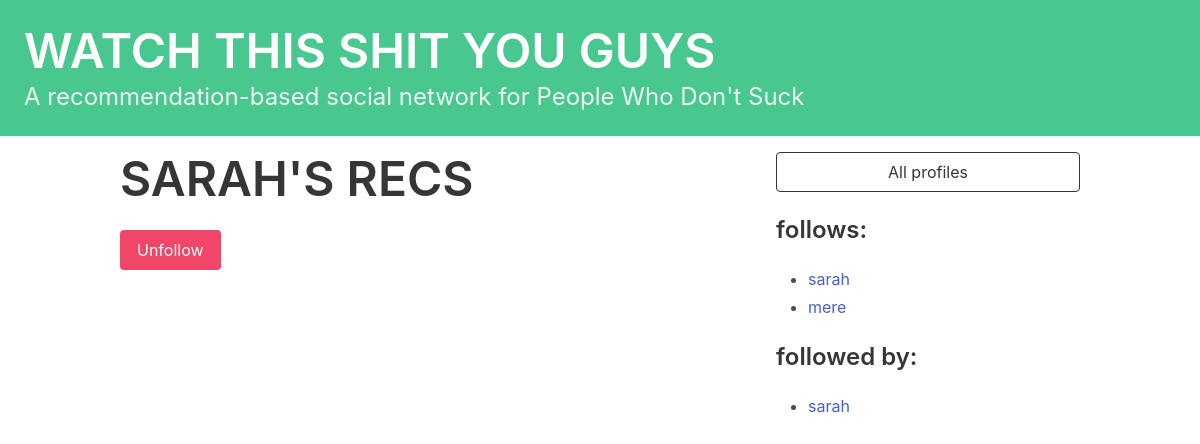
The page /profile/1 (signed in) on the database as committed earlier.
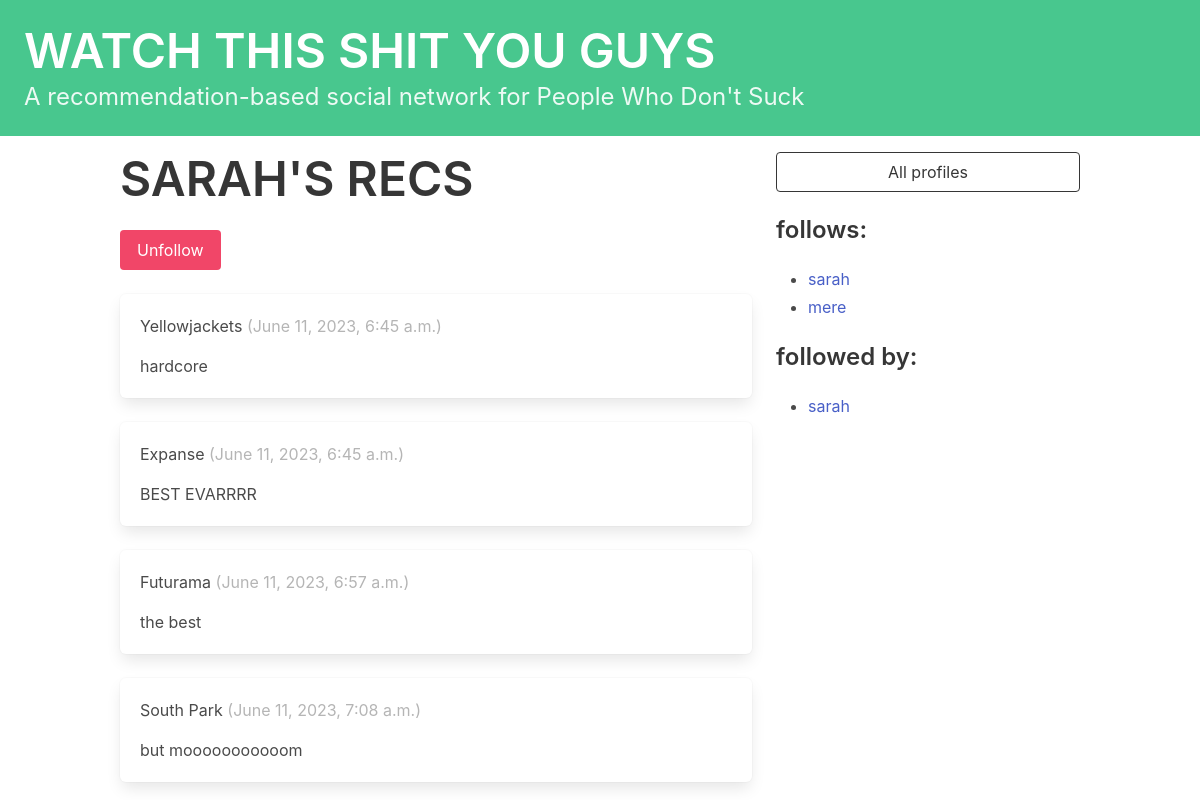
The same page on the database as committed later.
### watchthisshit/models.py (models this page shows, shortened)
class Profile(models.Model):
    user = models.OneToOneField(User, on_delete=models.CASCADE)
    follows = models.ManyToManyField(
        'self',
        related_name='followed_by',
        symmetrical=False,
        blank=True,
    )
    def __str__(self):
        return self.user.username

class Recommendation(models.Model):
    user = models.ForeignKey(
        User, related_name="recs", on_delete=models.DO_NOTHING
    )
    recipients = models.ManyToManyField(
        Profile, related_name="received_recs", symmetrical=False, blank=True
    )
    title = models.CharField(max_length=300)
    description = models.TextField(blank=True)
    created_at = models.DateTimeField(auto_now_add=True)

### watchthisshit/views.py (the view, shortened to what this page needs)
# urls.py: path("profile/<int:pk>", profile, name="profile"),
def profile(request, pk):
  if not hasattr(request.user, 'profile'):
    missing_profile = Profile(user=request.user)
    missing_profile.save()
  profile = Profile.objects.get(pk=pk)
  return render(request, "watchthisshit/profile.html", {"profile": profile})

### watchthisshit/templates/watchthisshit/profile.html (shortened to what this page needs)
{% extends 'base.html' %}
{% block content %}
<div class="column">
  <div class="block">
    <h1 class="title is-1">{{ profile.user.username|upper }}'S RECS</h1>
    <form method="POST">
      <div class="buttons has-addons">
      {% if profile in user.profile.follows.all %}
        <button class="button is-danger" name="follow" value="unfollow">Unfollow</button>
      {% else %}
        <button class="button is-success" name="follow" value="follow">Follow</button>
      {% endif %}
      </div>
    </form>
  </div>
  <div class="content">
    {% for rec in profile.user.recs.all %}
      <div class="box">
        <p>
          {{ rec.title }}
          <span class="is-small has-text-grey-light">
            ({{ rec.created_at }})
          </span>
        </p>
        <p>{{ rec.description }}</p>
      </div>
    {% endfor %}
  </div>
</div>
<div class="column is-one-third">
  <div class="block">
    <a href="{% url 'watchthisshit:profile_list' %}">
      <button class="button is-dark is-outlined is-fullwidth">
        All profiles
      </button>
    </a>
  </div>
  <div class="block">
    <h3 class="title is-4">follows:</h3>
    <div class="content">
      <ul>
      {% for following in profile.follows.all %}
        <li>
          <a href="{% url 'watchthisshit:profile' following.id %}">{{ following }}</a>
        </li>
      {% endfor %}
      </ul>
    </div>
  </div>
  <div class="block">
    <h3 class="title is-4">followed by:</h3>
    <div class="content">
      <ul>
      {% for follower in profile.followed_by.all %}
        <li>
          <a href="{% url 'watchthisshit:profile' follower.id %}">{{ follower }}</a>
        </li>
      {% endfor %}
      </ul>
    </div>
  </div>
</div>
{% endblock %}

Rows that differ between the two databases and show on the page:
added Recommendation: title "Yellowjackets", created_at "June 11, 2023, 6:45 a.m.", description "hardcore"
added Recommendation: title "Expanse", created_at "June 11, 2023, 6:45 a.m.", description "BEST EVARRRR"
added Recommendation: title "Futurama", created_at "June 11, 2023, 6:57 a.m.", description "the best"
added Recommendation: title "South Park", created_at "June 11, 2023, 7:08 a.m.", description "but mooooooooooom"
